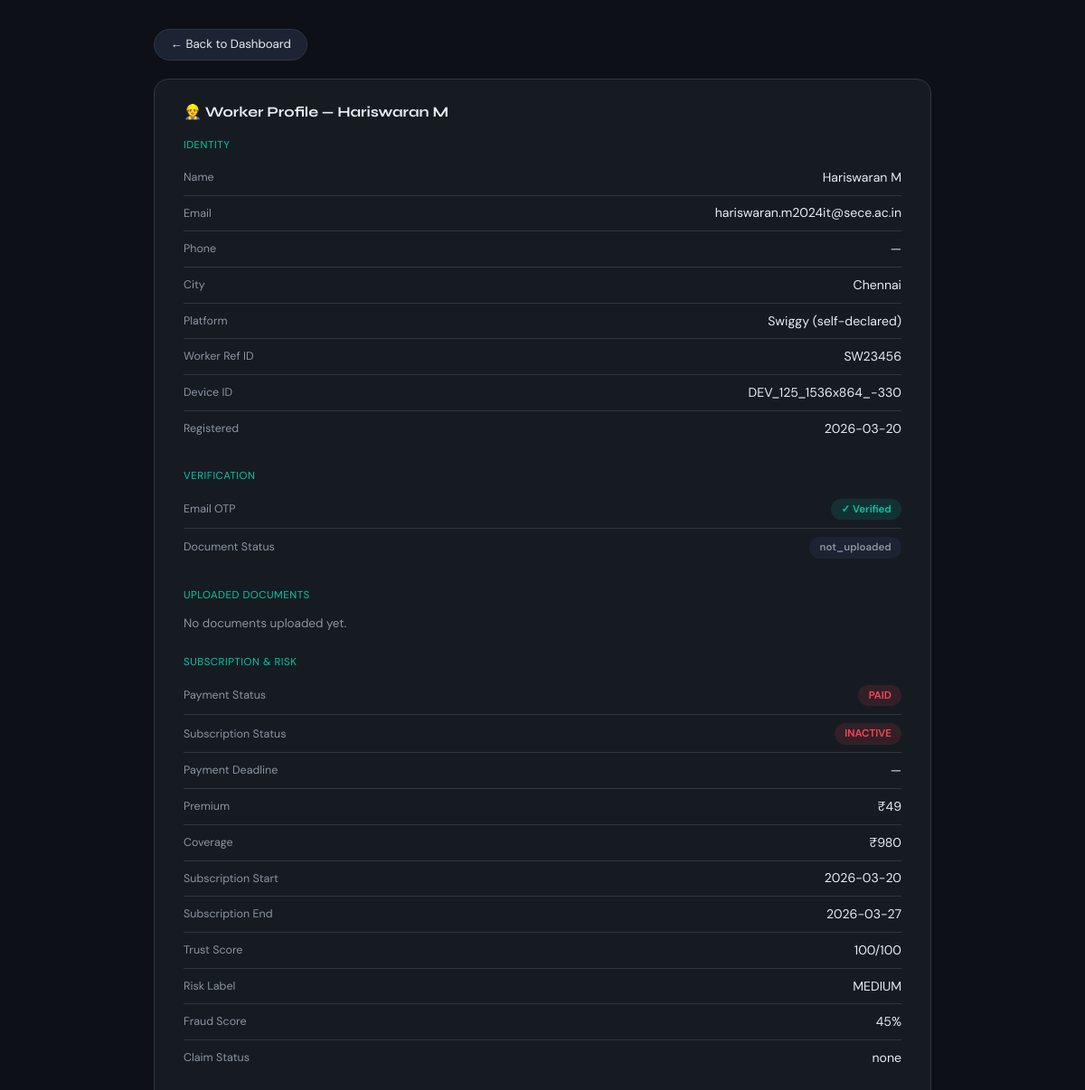
The app's page /admin/worker/4 (signed in) with its own data.
### tables this page shows
CREATE TABLE workers (
            id                   INTEGER PRIMARY KEY AUTOINCREMENT,
            name                 TEXT    NOT NULL,
            city                 TEXT    NOT NULL,

            -- Self-declared affiliation (NOT verified by Swiggy/Zomato API)
            platform             TEXT    NOT NULL,
            worker_ref_id        TEXT    DEFAULT '',   -- self-entered reference ID

            -- Contact
            email                TEXT    UNIQUE NOT NULL,

            -- Email OTP
            otp_code             TEXT    DEFAULT '',
            email_verified       INTEGER DEFAULT 0,

            -- Document proof (uploaded by worker, reviewed by admin)
            id_card_path         TEXT    DEFAULT '',
            app_screenshot_path  TEXT    DEFAULT '',

            -- Admin verification decision
            doc_status           TEXT    DEFAULT 'not_uploaded',
            -- not_uploaded | pending | approved | rejected
            doc_review_note      TEXT    DEFAULT '',
            doc_reviewed_by      TEXT    DEFAULT '',
            doc_reviewed_at      TEXT    DEFAULT '',

            -- Subscription
            payment_status       TEXT    DEFAULT 'pending',
            subscription_start   TEXT    DEFAULT '',
            subscription_end     TEXT    DEFAULT '',
            premium              REAL    DEFAULT 0,
            coverage             REAL    DEFAULT 0,

            -- Runtime
            claim_status         TEXT    DEFAULT 'none',
            fraud_score          REAL    DEFAULT 0,
            risk_label           TEXT    DEFAULT 'LOW',
            device_id            TEXT    DEFAULT '',
            created_at           TEXT    DEFAULT (datetime('now'))
        , trust_score INTEGER DEFAULT 100, phone_number TEXT DEFAULT '', otp_verified INTEGER DEFAULT 0, payment_deadline TEXT DEFAULT '', subscription_status TEXT DEFAULT 'INACTIVE');

### routes_admin.py (the view)
@admin_bp.route("/worker/<int:worker_id>")
@admin_required
def worker_detail(worker_id):
    w = get_worker_by_id(worker_id)
    if not w:
        flash("Worker not found.", "danger")
        return redirect(url_for("admin.dashboard"))
    return render_template("admin_worker_detail.html", worker=dict(w))

### app.py (called while the page is built, shortened)
@app.before_request
def _block_admin_on_worker_port():
    from flask import request, abort
    port = str(request.environ.get("SERVER_PORT", ""))
    if port == "5000" and request.path.startswith("/admin"):
        abort(404)

@app.before_request
def _check_payment_reminders():
    from datetime import datetime, timedelta
    import threading
    _lock = getattr(_check_payment_reminders, "_lock", None)
    if _lock is None:
        _check_payment_reminders._lock = threading.Lock()
        _check_payment_reminders._last_run = None
    with _check_payment_reminders._lock:
        now = datetime.utcnow()
        last = _check_payment_reminders._last_run
        if last and (now - last).total_seconds() < 3600:  # run at most once per hour
            return
        _check_payment_reminders._last_run = now

### auth.py (called while the page is built)
def admin_required(f):
    @wraps(f)
    def wrapper(*args, **kwargs):
        if session.get("role") != "admin":
            if request.is_json:
                return jsonify({"error": "Access Denied"}), 403
            return redirect(url_for("admin.login"))
        return f(*args, **kwargs)
    return wrapper

### database.py (called while the page is built)
def get_conn():
    c = sqlite3.connect(DB_PATH)
    c.row_factory = sqlite3.Row
    c.execute("PRAGMA journal_mode=WAL")
    return c

def get_worker_by_id(worker_db_id: int):
    with get_conn() as c:
        return c.execute("SELECT * FROM workers WHERE id=?", (worker_db_id,)).fetchone()

### templates/admin_worker_detail.html (shortened to what this page needs)
<!DOCTYPE html>
<html lang="en">
<head>
<link href="https://cdn.jsdelivr.net/npm/bootstrap@5.3.2/dist/css/bootstrap.min.css" rel="stylesheet"/>
</head>
<body>
<div style="max-width:860px;margin:auto">
  <a href="{{ url_for('admin.dashboard') }}" class="btn-back">← Back to Dashboard</a>
  <div class="gs-card">
    <div class="sh">👷 Worker Profile — {{ worker.name }}</div>
    <div class="mb-4">
      <div style="font-size:.72rem;color:var(--teal);text-transform:uppercase;letter-spacing:.5px;margin-bottom:.5rem">Identity</div>
      {% for lbl, val in [
        ('Name', worker.name),
        ('Email', worker.email),
        ('Phone', worker.phone_number or '—'),
        ('City', worker.city),
        ('Platform', worker.platform + ' (self-declared)'),
        ('Worker Ref ID', worker.worker_ref_id or '—'),
        ('Device ID', worker.device_id or '—'),
        ('Registered', worker.created_at[:10] if worker.created_at else '—'),
      ] %}
      <div class="row-item"><span class="lbl">{{ lbl }}</span><span>{{ val }}</span></div>
      {% endfor %}
    </div>
    <div class="mb-4">
      <div style="font-size:.72rem;color:var(--teal);text-transform:uppercase;letter-spacing:.5px;margin-bottom:.5rem">Verification</div>
      <div class="row-item">
        <span class="lbl">Email OTP</span>
        <span class="bp {{ 'bg' if worker.email_verified else 'br' }}">{{ '✓ Verified' if worker.email_verified else 'Pending' }}</span>
      </div>
      <div class="row-item">
        <span class="lbl">Document Status</span>
        <span class="bp {{ 'bg' if worker.doc_status=='approved' else ('br' if worker.doc_status=='rejected' else ('bo' if worker.doc_status=='pending' else 'bm')) }}">
          {{ worker.doc_status or 'not_uploaded' }}
        </span>
      </div>
    </div>
    <div class="mb-4">
      <div style="font-size:.72rem;color:var(--teal);text-transform:uppercase;letter-spacing:.5px;margin-bottom:.75rem">Uploaded Documents</div>
      <div class="d-flex gap-3 flex-wrap">
        {% if not worker.id_card_path and not worker.app_screenshot_path %}
        <div style="color:var(--muted);font-size:.84rem">No documents uploaded yet.</div>
        {% endif %}
      </div>
    </div>
    <div class="mb-2">
      <div style="font-size:.72rem;color:var(--teal);text-transform:uppercase;letter-spacing:.5px;margin-bottom:.5rem">Subscription & Risk</div>
      <div class="row-item">
        <span class="lbl">Payment Status</span>
        {% set ps = (worker.payment_status or 'PENDING') | upper %}
        <span class="bp {{ 'bg' if ps=='SUCCESS' else ('bo' if ps=='PENDING' else 'br') }}">{{ ps }}</span>
      </div>
      <div class="row-item">
        <span class="lbl">Subscription Status</span>
        {% set ss = (worker.subscription_status or 'INACTIVE') | upper %}
        <span class="bp {{ 'bg' if ss=='ACTIVE' else 'br' }}">{{ ss }}</span>
      </div>
      {% for lbl, val in [
        ('Payment Deadline', worker.payment_deadline[:16] | replace('T',' ') + ' UTC' if worker.payment_deadline else '—'),
        ('Premium', '₹' + (worker.premium | int | string)),
        ('Coverage', '₹' + (worker.coverage | int | string)),
        ('Subscription Start', worker.subscription_start[:10] if worker.subscription_start else '—'),
        ('Subscription End', worker.subscription_end[:10] if worker.subscription_end else '—'),
        ('Trust Score', (worker.trust_score | string) + '/100'),
        ('Risk Label', worker.risk_label or 'LOW'),
        ('Fraud Score', ((worker.fraud_score or 0) * 100) | int | string + '%'),
        ('Claim Status', worker.claim_status or 'none'),
      ] %}
      <div class="row-item"><span class="lbl">{{ lbl }}</span><span>{{ val }}</span></div>
    </div>
  </div>
</div>
</body></html>

### templates/admin_worker_detail.html (style rules this page uses)
:root { --bg:#0d1117;--s1:#161b22;--s2:#1c2333;--bd:#30363d;--teal:#00c9a7;--gold:#f5a623;--danger:#ff4757;--text:#e6edf3;--muted:#8b949e; }
body { background:var(--bg);color:var(--text);font-family:'DM Sans',sans-serif;min-height:100vh;padding:2rem }
.gs-card { background:var(--s1);border:1px solid var(--bd);border-radius:16px;padding:1.5rem 2rem;max-width:860px;margin:auto }
.row-item { display:flex;justify-content:space-between;align-items:center;padding:.55rem 0;border-bottom:1px solid var(--bd);font-size:.88rem }
.row-item:last-child { border:none }
.lbl { color:var(--muted);font-size:.78rem }
.bp { display:inline-flex;align-items:center;padding:.2rem .7rem;border-radius:999px;font-size:.72rem;font-weight:600 }
.bg { background:rgba(0,201,167,.12);color:var(--teal) }
.br { background:rgba(255,71,87,.12);color:var(--danger) }
.bm { background:var(--s2);color:var(--muted) }
.btn-back { background:var(--s2);border:1px solid var(--bd);color:var(--text);border-radius:999px;padding:.4rem 1.1rem;font-size:.83rem;text-decoration:none;display:inline-block;margin-bottom:1.25rem }
.sh { font-family:'Syne',sans-serif;font-weight:700;font-size:1rem;margin-bottom:1rem }

### records on screen
workers: name "Hariswaran M", lbl "Name", lbl "Email", email "hariswaran.m2024it@sece.ac.in", lbl "City", city "Chennai", lbl "Worker Ref ID", worker_ref "SW23456", lbl "Device ID", device "DEV_125_1536x864_-330", email_verified "✓ Verified", doc_status "not_uploaded", payment_status "PAID", subscription_status "INACTIVE", lbl "Risk Label", risk_label "MEDIUM", lbl "Claim Status", claim_status "none"

### other values on screen
{{ lbl }} "Phone" "Platform" "Registered"
{{ val }} "—" "Swiggy (self-declared)" "2026-03-20"
{{ lbl }} "Payment Deadline" "Premium" "Coverage" "Subscription Start" "Subscription End" "Trust Score" "Fraud Score"
{{ val }} "—" "₹49" "₹980" "2026-03-20" "2026-03-27" "100/100" "45%"
